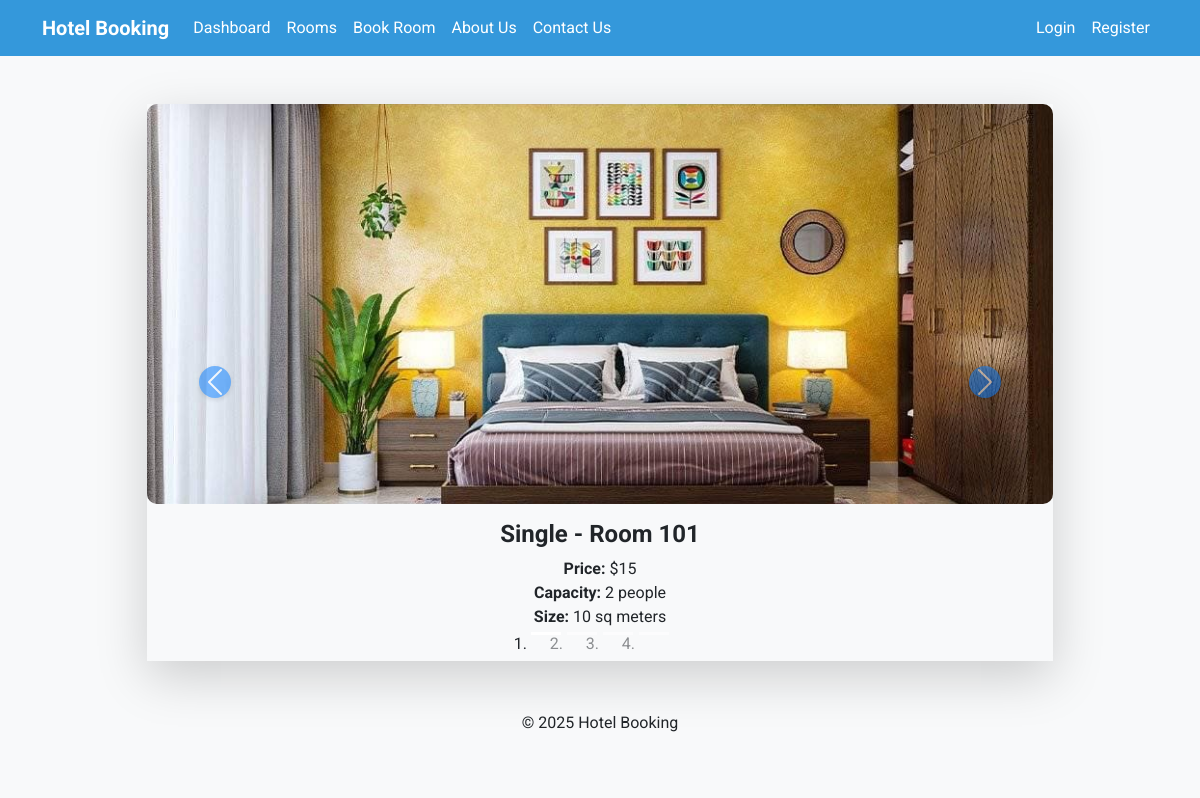
The page / on the database its author committed.
### bookings/models.py (models this page shows, shortened)
class Room(models.Model):
    ROOM_TYPES = [
        ('Single', 'Single'),
        ('Double', 'Double'),
        ('Suite', 'Suite'),
    ]
    room_number = models.CharField(max_length=10, unique=True)
    room_type = models.CharField(max_length=50, choices=ROOM_TYPES)
    price_per_night = models.IntegerField()
    is_available = models.BooleanField(default=True)
    capacity = models.PositiveIntegerField()
    size = models.IntegerField()
    image = models.ImageField(upload_to='upload/media/', blank=True, null=True)

### bookings/views.py (the view)
# urls.py: path('', views.dashboard, name='dashboard'),
def dashboard(request):
    rooms = Room.objects.all()  # Fetch all rooms for the slideshow
    context = {
        'rooms': rooms,
    }
    return render(request, 'bookings/dashboard.html', context)

### bookings/templates/bookings/dashboard.html (shortened to what this page needs)
{% extends 'bookings/main.html' %}
{% block content %}
<div class="container mt-5">
    <div class="row justify-content-center">
        <div class="col-md-10">
            <div id="roomCarousel" class="carousel slide shadow-lg" data-bs-ride="carousel">
                <ol class="carousel-indicators">
                    {% for room in rooms %}
                    <li data-bs-target="#roomCarousel" data-bs-slide-to="{{ forloop.counter0 }}"
                        class="{% if forloop.first %}active{% endif %}"></li>
                    {% endfor %}
                </ol>
                <div class="carousel-inner rounded">
                    {% for room in rooms %}
                    <div class="carousel-item {% if forloop.first %}active{% endif %}">
                        <img src="{{ room.image.url }}" class="d-block w-100" alt="Room {{ room.room_number }}"
                            style="height: 400px; object-fit: cover;">
                        <div class="text-center bg-light p-3">
                            <h4 class="fw-bold">{{ room.room_type }} - Room {{ room.room_number }}</h4>
                            <p>
                                <strong>Price:</strong> ${{ room.price_per_night }}<br>
                                <strong>Capacity:</strong> {{ room.capacity }} people<br>
                                <strong>Size:</strong> {{ room.size }} sq meters
                            </p>
                        </div>
                    </div>
                    {% endfor %}
                </div>
                <a class="carousel-control-prev" href="#roomCarousel" role="button" data-bs-slide="prev">
                    <span class="carousel-control-prev-icon" aria-hidden="true"></span>
                </a>
                <a class="carousel-control-next" href="#roomCarousel" role="button" data-bs-slide="next">
                    <span class="carousel-control-next-icon" aria-hidden="true"></span>
                </a>
            </div>
        </div>
    </div>
</div>
{% endblock %}

### bookings/static/css/style.css (style rules this page uses)
body { background-color: #f8f9fa; font-family: "Arial", sans-serif; }
.carousel-inner img { width: 100%; height: 300px; object-fit: cover; border-radius: 10px; }
.carousel-control-prev-icon, .carousel-control-next-icon { background-color: #007bff; border-radius: 50%; padding: 10px; box-shadow: 0 2px 4px rgba(0, 0, 0, 0.2); }

### bookings/templates/bookings/main.html (style rules this page uses)
body { font-family: 'Roboto', sans-serif; }

### rows shown on the page
Room: image (picture), room_type "Single", room_number "101", price_per_night "15", capacity "2", size "10"
